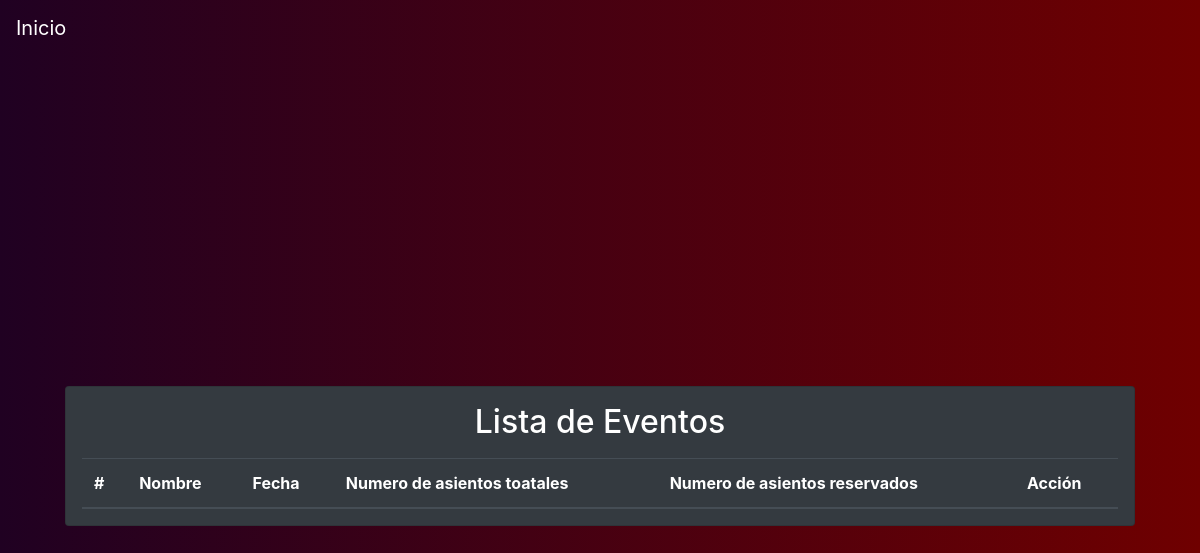
The page /events-active on the database as committed earlier.
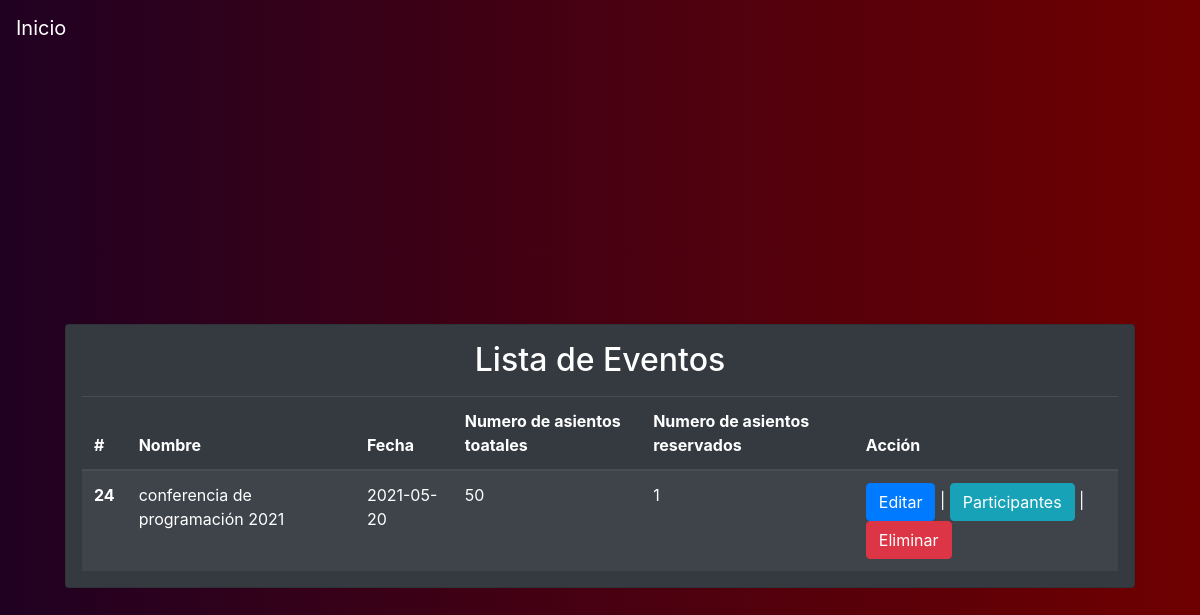
The same page on the database as committed later.
### tables this page shows
CREATE TABLE "Evento"
(
	id INTEGER not null
		constraint Evento_pk
			primary key autoincrement,
	nombre text not null,
	fecha date not null,
	numero_asientos_total int not null,
	numero_asientos_reservados int not null
);

### app.py (the view)
@app.route("/events-active")
def events():
    date = datetime.now().date()
    events = query_db('SELECT * FROM Evento WHERE fecha > ?', [date])
    return render_template('events_active.html', events=events)

### app.py (called while the page is built)
def make_dicts(cursor, row):
    return dict((cursor.description[idx][0], value)
                for idx, value in enumerate(row))

def get_db():
    db = getattr(g, '_database', None)
    if db is None:
        db = g._database = sqlite3.connect(DATABASE)
        db.row_factory = make_dicts
    return db

@app.teardown_appcontext
def close_connection(exception):
    db = getattr(g, '_database', None)
    if db is not None:
        db.close()

def query_db(query, args=(), one=False):
    cur = get_db().execute(query, args)
    rv = cur.fetchall()
    cur.close()
    return (rv[0] if rv else None) if one else rv

### templates/events_active.html
{% extends 'layout.html' %}
{% block body %}
<div class="container-fluid">
    <div class="bg-custom row align-items-center justify-content-center vh-100">
        <div class="col-md-11">
            <div class="card bg-dark">
                <div class="car-body text-white mx-3">
                    <h2 class="card-title text-center mt-3"> Lista de Eventos</h2>
                    <table class="table table-striped table-dark my-3 ">
                      <thead>
                        <tr>
                          <th scope="col">#</th>
                          <th scope="col">Nombre</th>
                          <th scope="col">Fecha</th>
                          <th scope="col">Numero de asientos toatales</th>
                          <th scope="col">Numero de asientos reservados</th>
                          <th scope="col">Acción</th>
                        </tr>
                      </thead>
                      <tbody>
                      {% for event in events%}
                        <tr>
                          <th scope="row">{{ event.id }}</th>
                          <td>{{ event.nombre }}</td>
                          <td>{{ event.fecha }}</td>
                          <td>{{ event.numero_asientos_total }}</td>
                          <td>{{ event.numero_asientos_reservados }}</td>
                          <td>
                              <a class="btn btn-primary" href="/edit-event/{{ event.id }}"> Editar</a>
                              <span>|</span>
                              <a class="btn btn-info" href="/selection-event/{{ event.id }}/{{ event.nombre }}"> Participantes</a>
                              <span>|</span>
                              <a class="btn btn-danger" href="/delete-event/{{ event.id }}"> Eliminar</a>
                          </td>
                        </tr>
                      {% endfor %}
                      </tbody>
                    </table>
                </div>
            </div>
        </div>
    </div>
</div>
{% endblock %}

Rows that differ between the two databases and show on the page:
added Evento: id "24", nombre "conferencia de programación 2021", fecha "2021-05-20", numero_asientos_total "50", numero_asientos_reservados "1"
